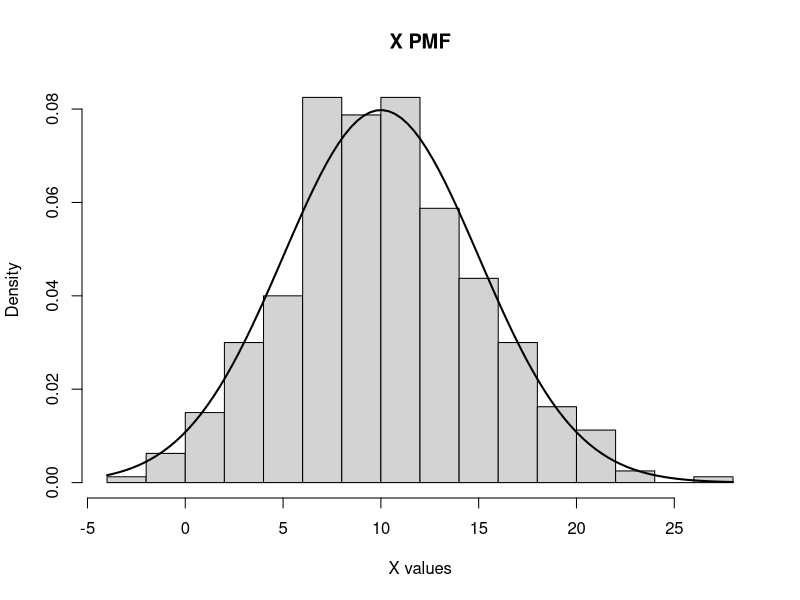
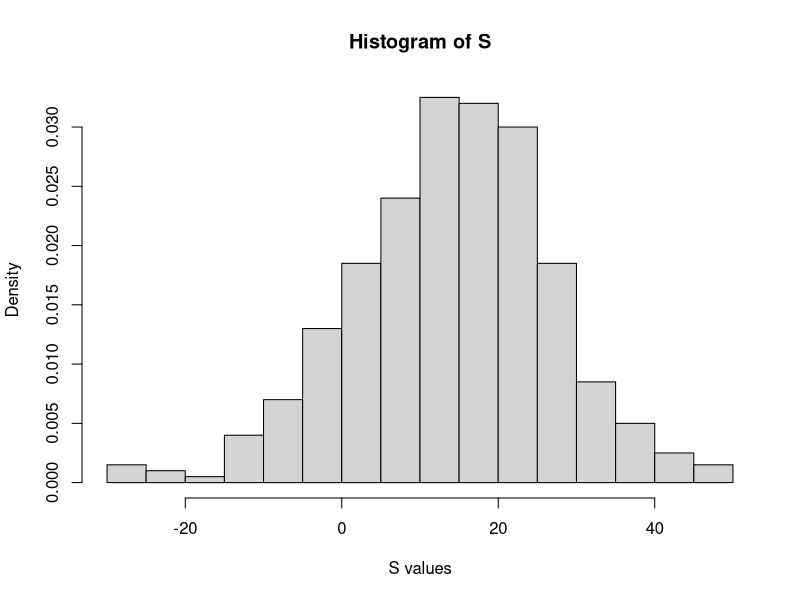
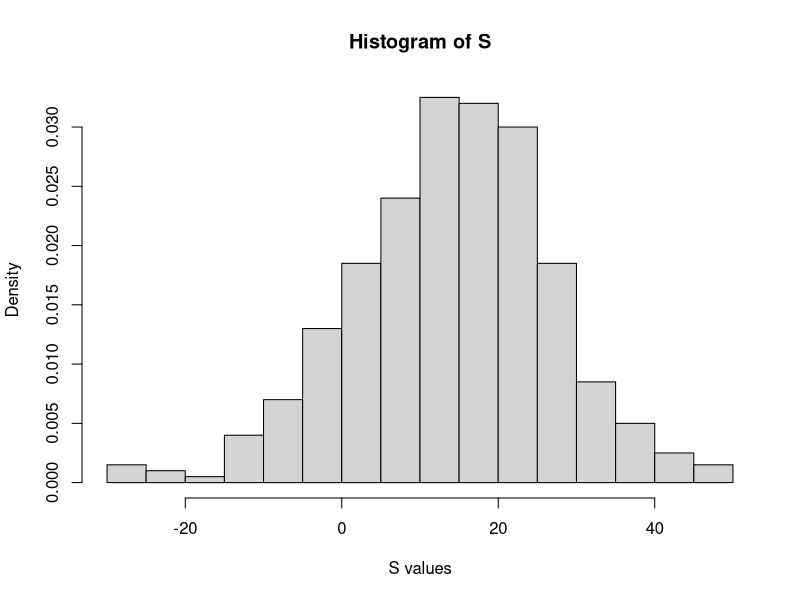

These charts were generated, in order, by the following R code: (Note: this script raises an error after producing the figures.)
#Lab sheet 2
#Assessment
#Ex1 (a)
#vector x
set.seed(123)
X <- rnorm(400, mean = 10, sd = 5)

#histogram
hist(X, breaks = 15, prob = TRUE, main = "X PMF", xlab = "X values")

#actual normal curve for comparision
curve(dnorm(x, mean = 10, sd = 5), add = TRUE, lwd = 2)


#Ex1 (b)
#vector y
Y <- rnorm(400, mean = 24, sd = 12)

#calculating S
S <- Y - X

#hist of S
hist(S, breaks = 15, prob = TRUE, main = "Histogram of S", xlab = "S values")


#Ex1 (c)
#mean and std dev
S_mean <- 24 - 10
S_stddev <- sqrt(12^2 + 5^2)

#updated histogram of S with curve of pmf for comparision 
hist(S, breaks = 15, prob = TRUE, main = "Histogram of S", xlab = "S values")
curve(dnorm(x, mean = mu_S, sd = sigma_S), add = TRUE, lwd = 2)

#Ex1 (d)
#chi squared test? Maybw use GBT for this one?

#Ex2 (a)
#setup like as stated in problem
n <- 5
P <- runif(1, 0, 1)
B <- rbinom(1, size = n, prob = P)

#declaring X
X <- B + 1

#P & X sample vectors
Psample <- numeric(1000)
Xsample <- numeric(1000)

#running the experiment 1000 times
for(i in 1:1000) {
  Psample[i] <- runif(1, 0, 1) # Generate P
  Xsample[i] <- rbinom(1, size = n, prob = Psample[i]) + 1 # Generate X
}

#Histogram for psample
hist(Psample, main="Histogram of Psample", xlab="Values of P")

#histogram for xsample with breaks
hist(Xsample, breaks=c(0.5:6.5), main="Histogram of Xsample", xlab="Values of X")



#Ex2 (b)
# Calculate the proportions of each outcome in Xsample
opbservedfreq <- table(Xsample) 
proportions <- opbservedfreq / length(Xsample)
proportions



#Ex2 (c)
# Assuming we already have the proportions from part (b)
# Check if all proportions are approximately equal to 1/6
is_uniform <- all(abs(proportions - 1/6) < 0.05) #Allow some tolerance
is_uniform
#returns true so yeah it is a uniform 

#Ex2 (d)
#what about different values of n
claimtest <- function(n, num_trials = 1000) {
  Psample <- runif(num_trials, 0, 1)
  Xsample <- rbinom(num_trials, size = n, prob = Psample) + 1
  proportions <- table(Xsample) / length(Xsample)
  hist(Xsample, breaks = seq(0.5, max(Xsample)+0.5, by = 1), main = paste("n =", n))
  return(all(abs(proportions - 1/(n+1)) < 0.05))
}


#n < 5
claimtest(n = 3)
#Again is uniform 

#n > 5
claimtest(n = 20)
#now for n > 5 is uniform 
